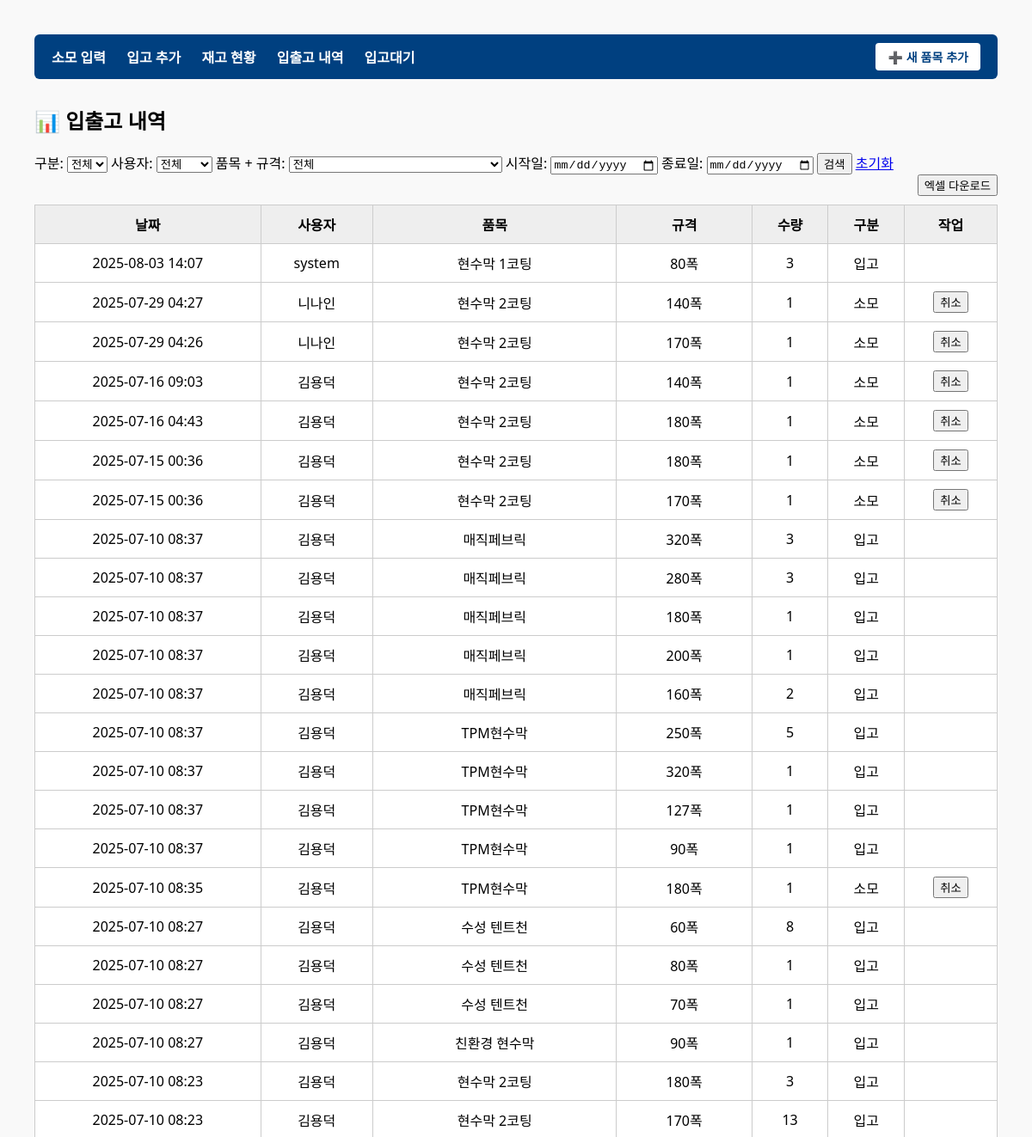
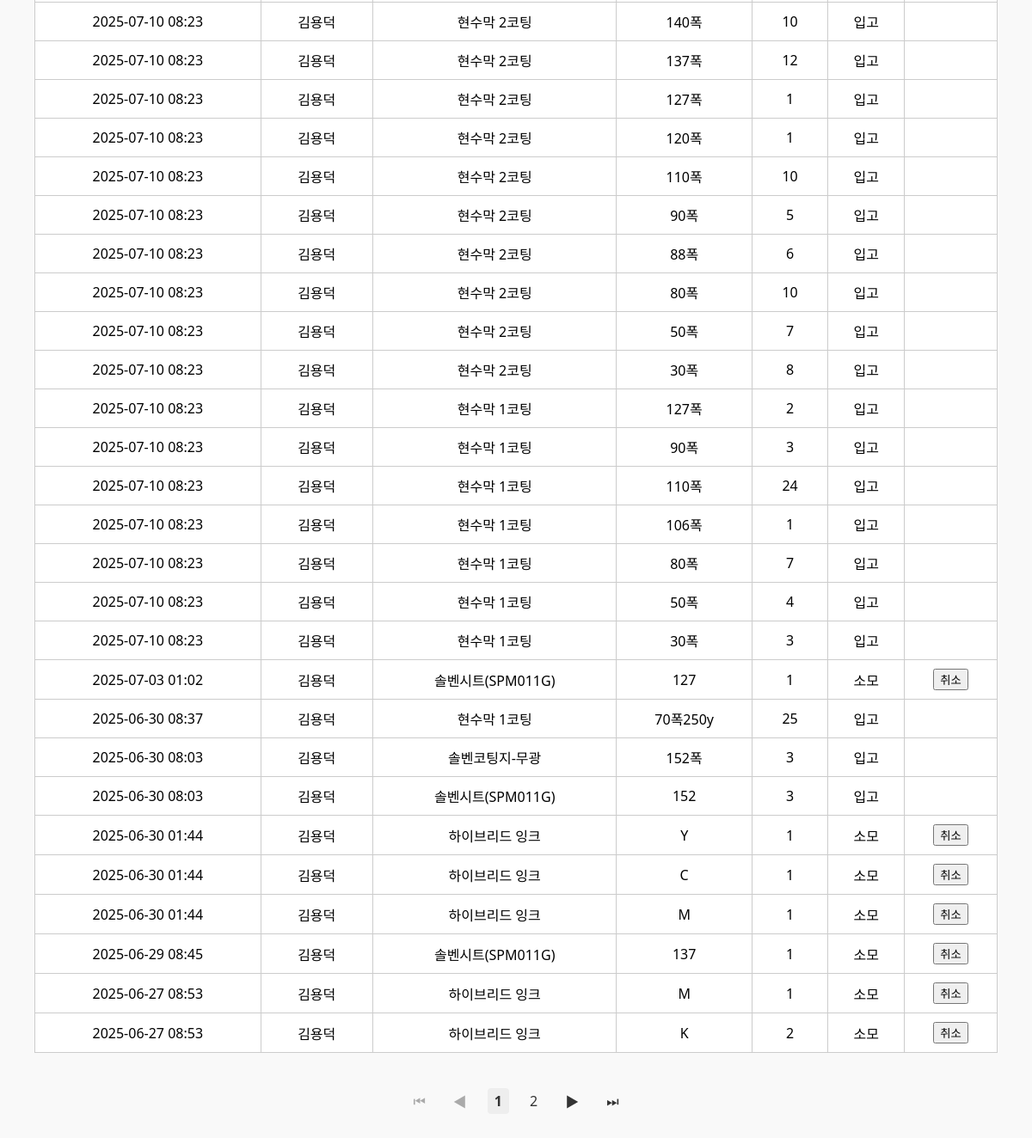
Before: /history/ with the older database file (2 pictures, top to bottom).
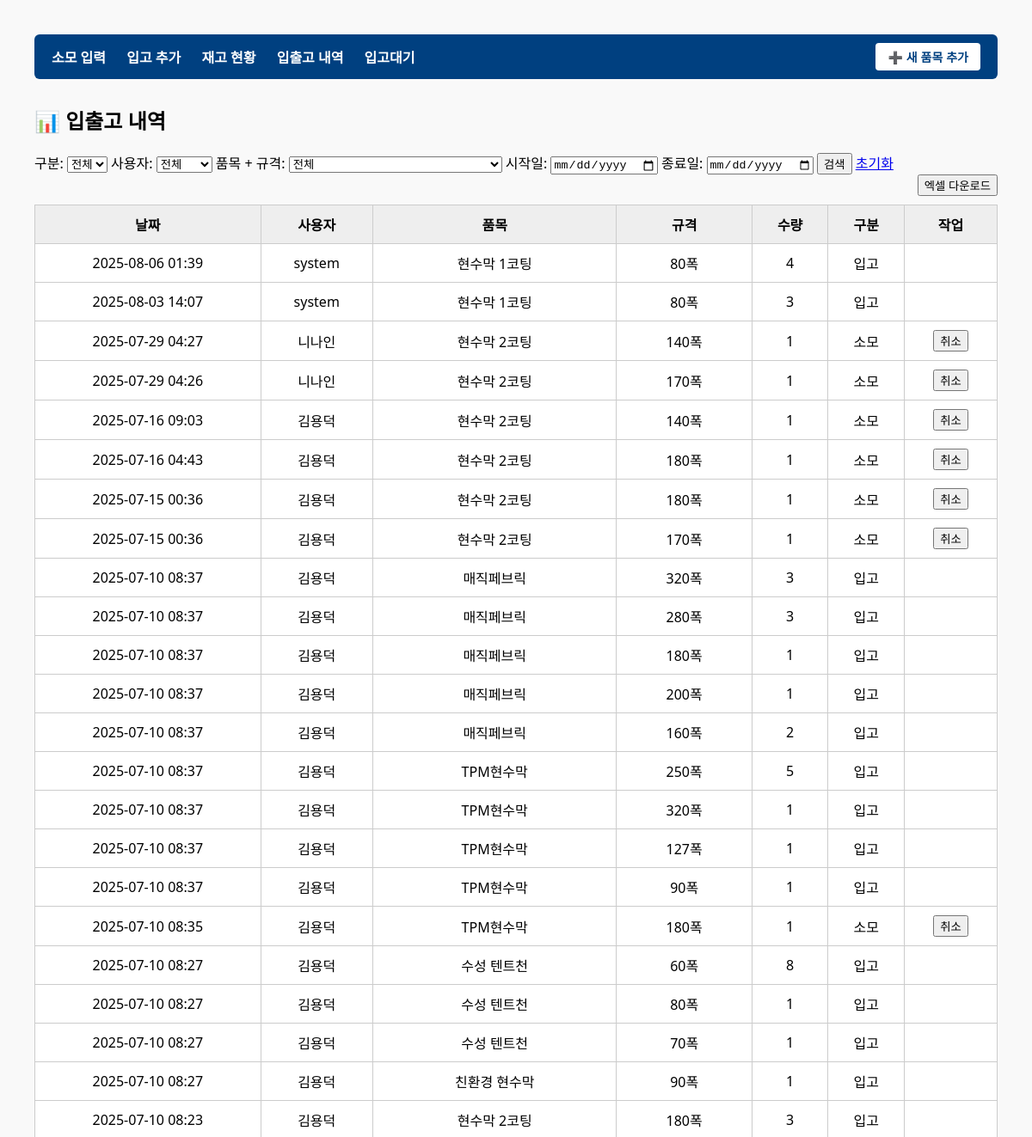
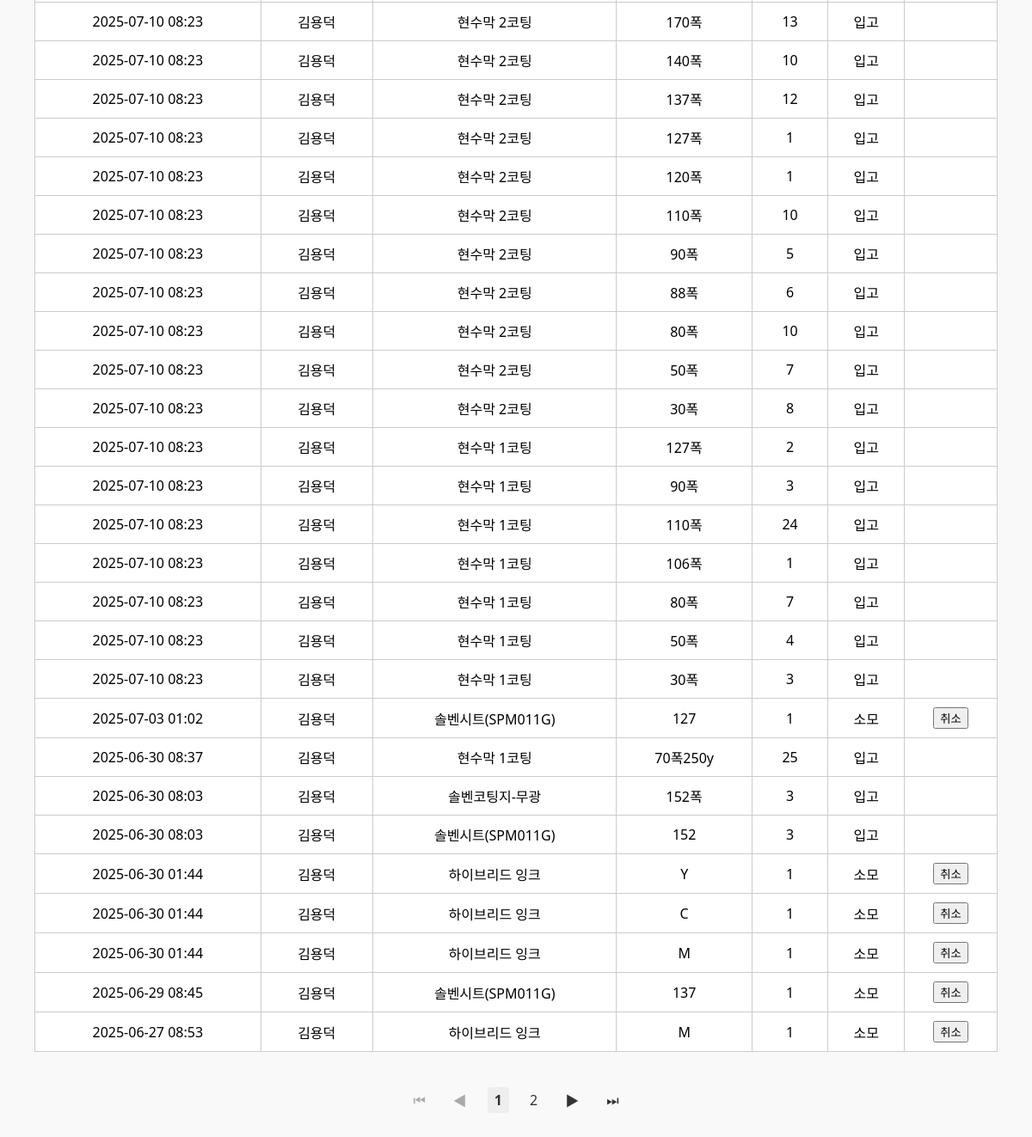
After: the same page with the newer database file (2 pictures, top to bottom).
### inventory/models.py (models this page shows, shortened)
class InventoryLog(models.Model):
    LOG_TYPE = (
        ('IN', '입고'),
        ('OUT', '소모'),
    )
    user = models.ForeignKey(InventoryUser, verbose_name="담당자", on_delete=models.SET_NULL, null=True, blank=True)
    variant = models.ForeignKey(ProductVariant, verbose_name="품목 규격", on_delete=models.CASCADE)
    quantity = models.PositiveIntegerField("수량")
    type = models.CharField("입출고 구분", max_length=3, choices=LOG_TYPE)
    timestamp = models.DateTimeField("일시", default=timezone.now)
    reason = models.CharField("사유", max_length=200, blank=True, null=True)
    class Meta:
        ordering = ['-timestamp']
        verbose_name = "입출고 기록"
        verbose_name_plural = "입출고 기록"

class InventoryUser(models.Model):
    name = models.CharField("이름", max_length=100)
    class Meta:
        verbose_name = "사용자"
        verbose_name_plural = "사용자"

class ProductVariant(models.Model):
    item = models.ForeignKey(Item, verbose_name="품목", on_delete=models.CASCADE)
    spec = models.ForeignKey(Spec, verbose_name="규격", on_delete=models.CASCADE)
    code = models.CharField("품목 코드", max_length=20, unique=True, null=True, blank=True)
    current_quantity = models.PositiveIntegerField("현재 재고", default=0)
    min_quantity = models.PositiveIntegerField("안전 재고", default=0, help_text="재고 부족 경고 기준 수량")
    unit_price = models.PositiveIntegerField("단가", default=0, help_text="이 품목+규격의 단가(원)")
    class Meta:
        unique_together = ('item', 'spec')
        ordering = ['item__name', 'spec__label']
        verbose_name = "품목 규격"
        verbose_name_plural = "품목 규격"

class Item(models.Model):
    name = models.CharField("품목명", max_length=100)
    category = models.ForeignKey(UsageCategory, verbose_name="사용처", on_delete=models.SET_NULL, null=True, blank=True)
    description = models.TextField(blank=True, null=True)
    class Meta:
        verbose_name = "품목"
        verbose_name_plural = "품목"

class Spec(models.Model):
    label = models.CharField("규격 라벨", max_length=100)
    class Meta:
        verbose_name = "규격"
        verbose_name_plural = "규격"

### inventory/views.py (the view)
# urls.py: path('history/', inventory_history, name='inventory_history'),
def inventory_history(request):
    filter_type = request.GET.get('type')
    user_id = request.GET.get('user')
    variant_id = request.GET.get('variant')
    start_date = request.GET.get('start_date')
    end_date = request.GET.get('end_date')
    logs = InventoryLog.objects.select_related('user', 'variant', 'variant__item', 'variant__spec').order_by('-timestamp')
    if filter_type in ['IN', 'OUT']:
        logs = logs.filter(type=filter_type)
    if user_id:
        logs = logs.filter(user__id=user_id)
    if variant_id:
        logs = logs.filter(variant__id=variant_id)
    if start_date:
        logs = logs.filter(timestamp__date__gte=start_date)
    if end_date:
        logs = logs.filter(timestamp__date__lte=end_date)
    paginator = Paginator(logs, 50)
    page_number = request.GET.get('page')
    page_obj = paginator.get_page(page_number)
    return render(request, 'inventory/inventory_history.html', {
        'logs': page_obj,
        'filter_type': filter_type,
        'page_obj': page_obj,
        'users': InventoryUser.objects.all(),
        'selected_user': user_id,
        'selected_variant': variant_id,
        'variants': ProductVariant.objects.select_related('item', 'spec'),
        'start_date': start_date,
        'end_date': end_date,
    })

### inventory/context_processors.py (called while the page is built)
def common_categories(request):
    return {
        'categories': UsageCategory.objects.all()
    }

### inventory/templates/inventory/inventory_history.html (shortened to what this page needs)
{% extends 'inventory/base.html' %}
{% block content %}
<h2>📊 입출고 내역</h2>
<form method="get" class="filter-form">
  <label>구분:
    <select name="type">
      <option value="">전체</option>
    </select>
  </label>
  <label>사용자:
    <select name="user">
      <option value="">전체</option>
    </select>
  </label>
  <label>품목 + 규격:
    <select name="variant">
      <option value="">전체</option>
    </select>
  </label>
  <label>시작일:
    <input type="date" name="start_date" value="{{ start_date }}">
  </label>
  <label>종료일:
    <input type="date" name="end_date" value="{{ end_date }}">
  </label>
  <button type="submit">검색</button>
  <a href="{% url 'inventory_history' %}">초기화</a>
</form>
<div style="text-align: right; margin-bottom: 10px;">
  <form method="get" action="{% url 'export_inventory_log' %}">
    <button type="submit" class="btn btn-success">엑셀 다운로드</button>
  </form>
</div>
<table class="styled-table">
  <thead>
    <tr>
      <th>날짜</th>
      <th>사용자</th>
      <th>품목</th>
      <th>규격</th>
      <th>수량</th>
      <th>구분</th>
      <th>작업</th>
    </tr>
  </thead>
  <tbody>
    {% for log in logs %}
    <tr>
      <td>{{ log.timestamp|date:"Y-m-d H:i" }}</td>
      <td>{{ log.user.name }}</td>
      <td>{{ log.variant.item.name }}</td>
      <td>{{ log.variant.spec.label }}</td>
      <td>{{ log.quantity }}</td>
      <td>{{ log.get_type_display }}</td>
      <td>
        {% if log.type == 'OUT' %}
        <button type="button" class="btn btn-sm btn-warning" onclick="openCancelModal('{{ log.id }}')">취소</button>
        {% endif %}
      </td>
    </tr>
    {% empty %}
    <tr><td colspan="7">데이터가 없습니다.</td></tr>
    {% endfor %}
  </tbody>
</table>
<div style="display: flex; justify-content: center; margin-top: 20px;">
  {% include 'inventory/includes/table_pagination.html' with page_obj=page_obj %}
</div>
{% endblock %}

Changed rows visible on the page:
no longer on this page (row unchanged): InventoryLog: timestamp "2025-06-27 08:53", user.name "김용덕", variant.item.name "하이브리드 잉크", variant.spec.label "K", quantity "2", type "소모"
added InventoryLog: timestamp "2025-08-06 01:39", user.name "system", variant.item.name "현수막 1코팅", variant.spec.label "80폭", quantity "4", type "입고"
